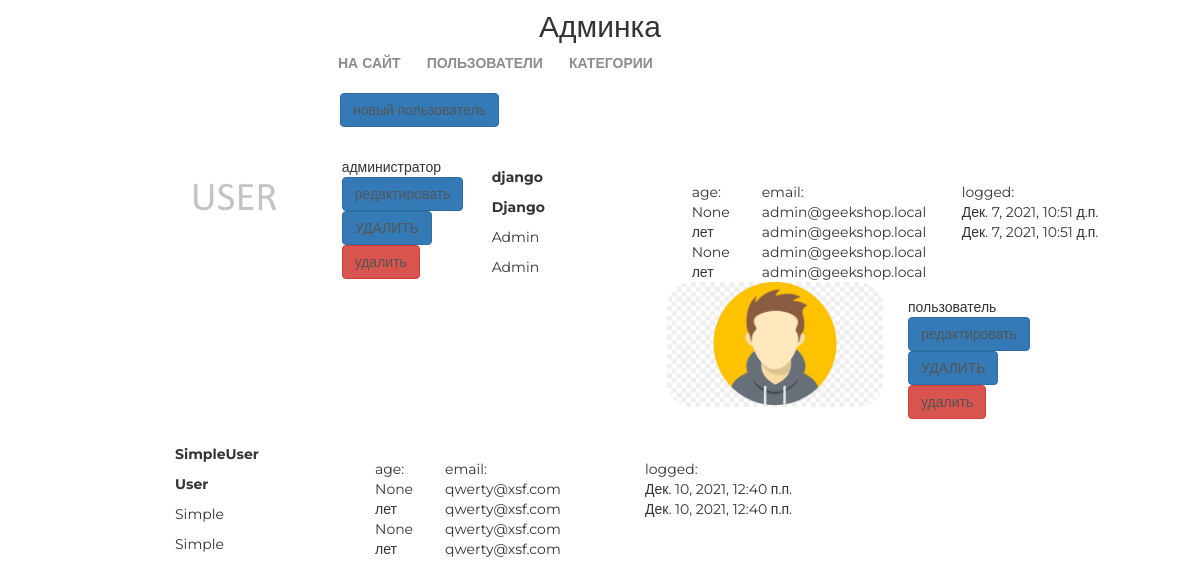
Before: /my/admin/ (signed in) with the older database file.
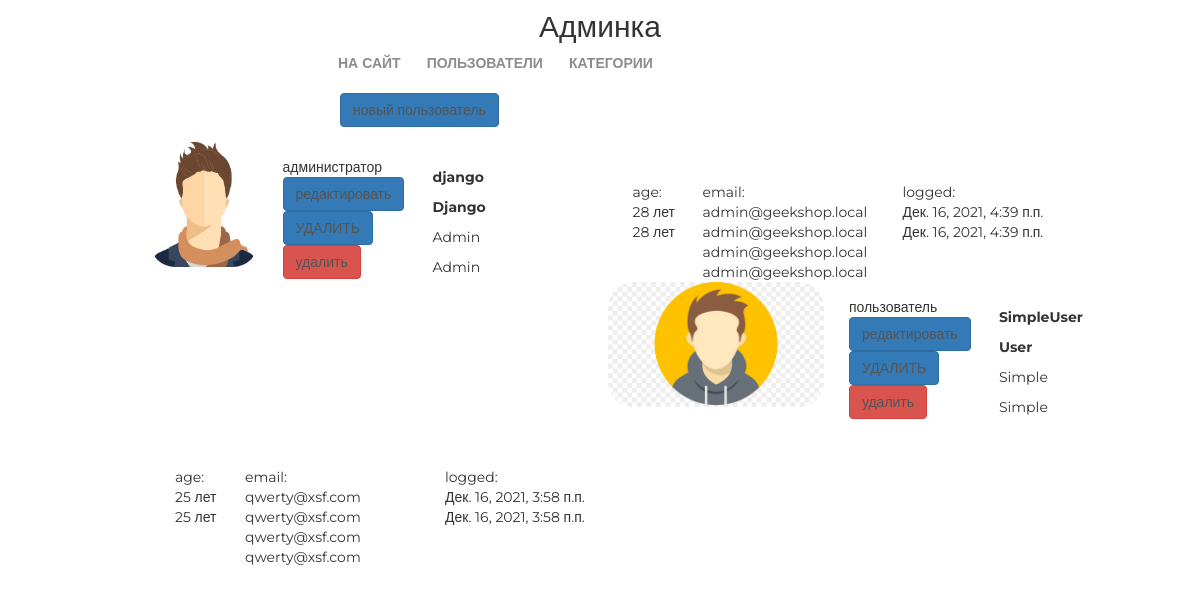
After: the same page with the newer database file.
### authapp/models.py (models this page shows)
class ShopUser(AbstractUser):
    age = models.PositiveSmallIntegerField(verbose_name='возраст', null=True, validators=[validate_date_of_birth])
    avatar = models.ImageField(upload_to='users_avatars', blank=True)

### adminapp/views.py (the view)
# urls.py: path('', adminapp.ShopUserList.as_view(), name='index'),
class ShopUserList(SuperUserOnlyMixin, PageTitleMixin, ListView):  # это заменяет контроллер индексной страницы админки
    model = ShopUser
    page_title = 'Все пользователи / Список'

### adminapp/views.py (called while the page is built)
    @method_decorator(user_passes_test(lambda x: x.is_superuser))
    def dispatch(self, request, *args, **kwargs):
        return super().dispatch(request, *args, **kwargs)

    def get_context_data(self, **kwargs):
        context = super().get_context_data(**kwargs)
        context['title'] = self.page_title
        return context

### adminapp/templates/authapp/shopuser_list.html
{% extends 'adminapp/base.html' %}
{% load static %}
{% block container %}
    <div class="users_list">
        <a href="{% url 'my_admin:user_create' %}" class="btn btn-primary new_user">
            новый пользователь
        </a>
        {% for shop_user in object_list %}
            <div class="user_record {% if not shop_user.is_active %}not_active{% endif %}">
                <img src="/media/{{ shop_user.avatar|default:'users_avatars/default.jpg' }}" alt="{{ shop_user.username }}">
                <div class="user_role">
                    {% if shop_user.is_superuser %}администратор{% else %}пользователь{% endif %}
                    <a href="{% url 'my_admin:user_update' shop_user.pk %}" class="btn btn-primary">
                        редактировать
                    </a>
                    <a href="{% url 'my_admin:user_delete_direct' shop_user.pk %}" class="btn  btn-primary">
                       УДАЛИТЬ
                    </a>
                    <a href="{% url 'my_admin:user_delete' shop_user.pk %}" class="btn btn-danger">
                        удалить
                    </a>
                </div>
                <div class="user_name">
                    <p><strong>{{ shop_user.username }}</strong></p>
                    <p>
                        {% if shop_user.first_name %}
                            <b>{{ shop_user.first_name|title }}</b>
                            {% if shop_user.last_name %}
                                <p>{{ shop_user.last_name|title }}</p>
                            {% endif %}
                        {% endif %}
                        <p>{{ shop_user.last_name|title }}</p>
                    </p>
                </div>
                <div class="user_age">
                    age:<br>
                    {{ shop_user.age }} лет <br>
                    {{ shop_user.age }} лет
                </div>
                <div class="user_email">
                    email:<br>
                    {{ shop_user.email }}<br>
                     {{ shop_user.email }}<br>
                     {{ shop_user.email }}<br>
                     {{ shop_user.email }}
                </div>
                <div class="user_lastlogin">
                    logged:<br>
                    {{ shop_user.last_login }}<br>
                    {{ shop_user.last_login }}
                </div><br>
            </div>
        {% endfor %}
    </div>
{% endblock %}

Changed rows visible on the page:
changed ShopUser "django": avatar: picture added in place of a placeholder; age "None" → "28"; last_login "Дек. 7, 2021, 10:51 д.п." → "Дек. 16, 2021, 4:39 п.п."
changed ShopUser "SimpleUser": age "None" → "25"; last_login "Дек. 10, 2021, 12:40 п.п." → "Дек. 16, 2021, 3:58 п.п."
